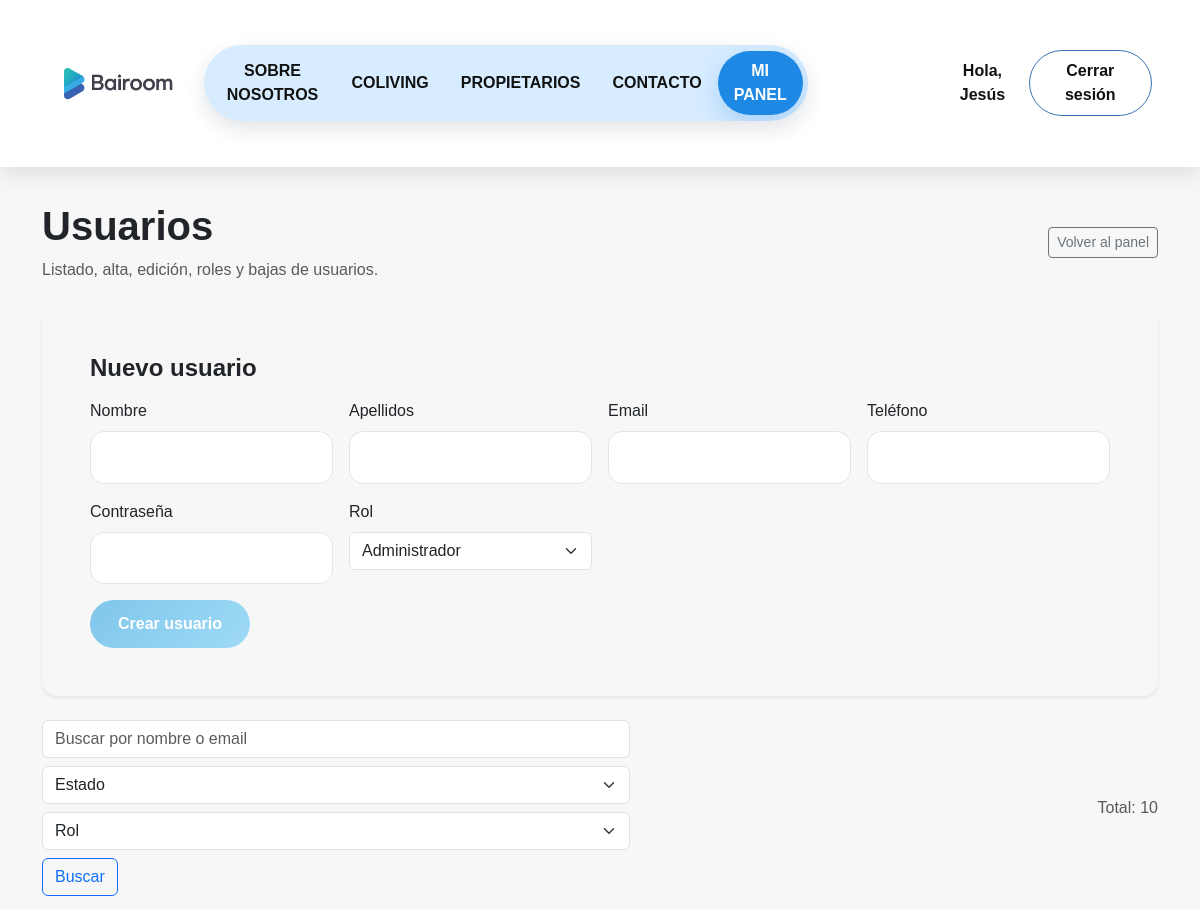
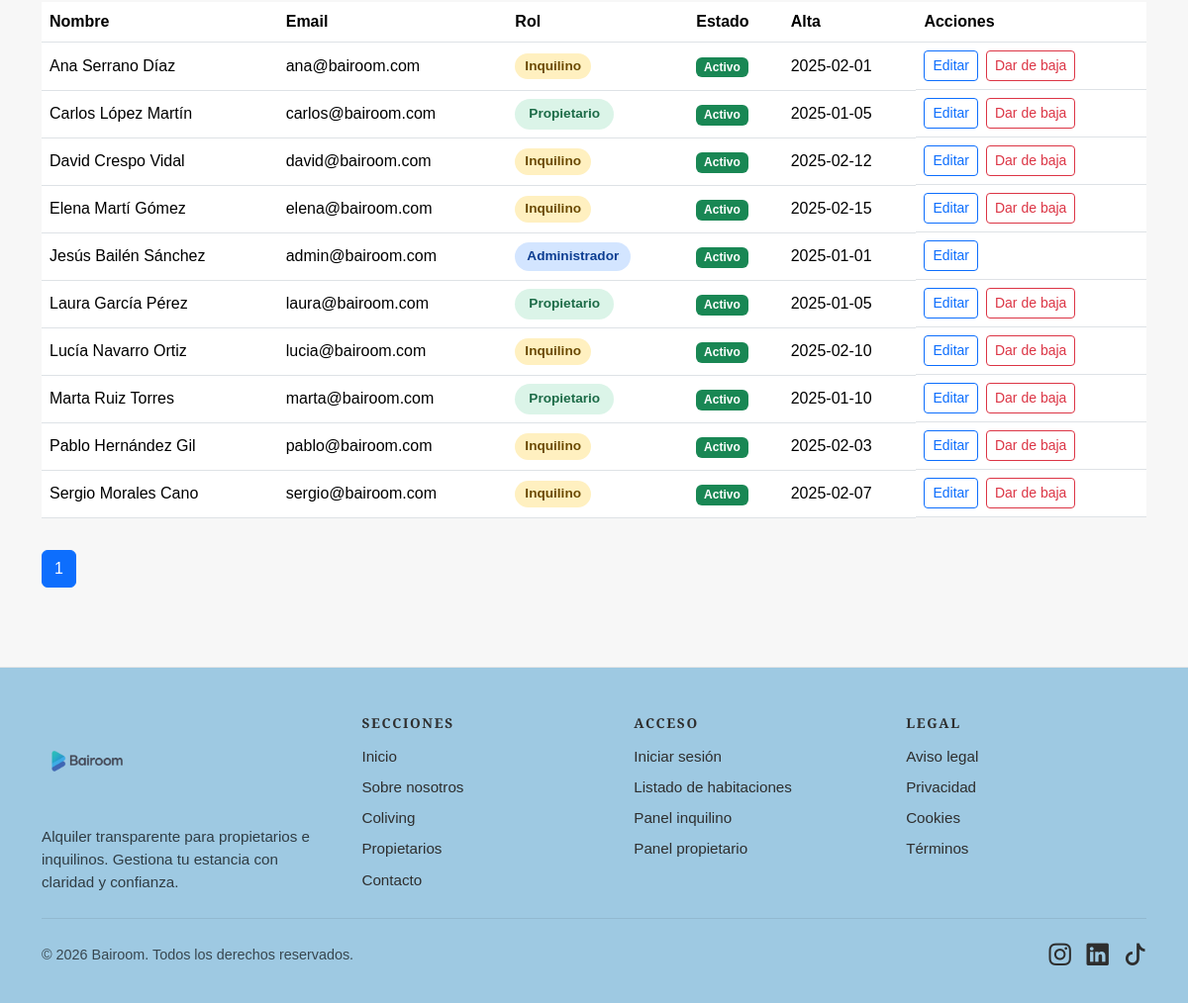
Screenshot of /admin-usuarios.php (signed in) with the database file from the repository (2 pictures, top to bottom).
### tables this page shows
CREATE TABLE usuario (
  id_usuario INT AUTO_INCREMENT PRIMARY KEY,
  nombre VARCHAR(50) NOT NULL,
  apellidos VARCHAR(100) NOT NULL,
  email VARCHAR(100) NOT NULL UNIQUE,
  contrasena VARCHAR(255) NOT NULL,
  telefono VARCHAR(20),
  fecha_alta DATE NOT NULL,
  estado ENUM('activo','inactivo') DEFAULT 'activo',
  id_rol INT NOT NULL,
  CONSTRAINT fk_usuario_rol
    FOREIGN KEY (id_rol) REFERENCES rol(id_rol)
      ON UPDATE CASCADE
      ON DELETE RESTRICT
);

CREATE TABLE rol (
  id_rol INT AUTO_INCREMENT PRIMARY KEY,
  nombre VARCHAR(50) NOT NULL
);

### includes/config.php (called while the page is built, shortened)
<?php
function bairoom_base_url(): string
{
  $dir = str_replace('\\', '/', dirname($_SERVER['SCRIPT_NAME'] ?? ''));
  $dir = rtrim($dir, '/');
  $dir = preg_replace('#/propietario$#', '', $dir);
  $dir = preg_replace('#/stripe$#', '', $dir);
  $dir = preg_replace('#/app/pages/public$#', '', $dir);
  $dir = preg_replace('#/app/pages$#', '', $dir);
  return $dir;
}
function bairoom_url(string $path): string
{
  $base = bairoom_base_url();
  $path = ltrim($path, '/');
  if ($base === '') {
    return '/' . $path;
  }
  return $base . '/' . $path;
}

### includes/auth.php (called while the page is built, shortened)
<?php
function bairoom_current_user(): ?array
{
  return $_SESSION['bairoom_user'] ?? null;
}

### admin-usuarios.php (the view, shortened to what this page needs)
<?php
require_once __DIR__ . '/includes/auth.php';
require_once __DIR__ . '/includes/db.php';
$pdo = bairoom_db();
$perPage = 10;
$page = max(1, (int) ($_GET['page'] ?? 1));
$q = trim($_GET['q'] ?? '');
$estadoFilter = trim($_GET['estado'] ?? '');
$rolFilter = (int) ($_GET['rol'] ?? 0);
$sort = $_GET['sort'] ?? 'nombre';
$dir = strtolower($_GET['dir'] ?? 'asc') === 'desc' ? 'desc' : 'asc';
$sortMap = [
  'nombre' => 'u.nombre',
  'email' => 'u.email',
  'rol' => 'r.nombre',
  'estado' => 'u.estado',
  'fecha' => 'u.fecha_alta',
];
$sortSql = $sortMap[$sort] ?? $sortMap['nombre'];
$roles = $pdo->query('SELECT id_rol, nombre FROM rol ORDER BY id_rol')->fetchAll();
$whereSql = [];
$params = [];
$whereSql = $whereSql ? ('WHERE ' . implode(' AND ', $whereSql)) : '';
$stmt = $pdo->prepare("
  SELECT COUNT(*) FROM usuario u
  INNER JOIN rol r ON r.id_rol = u.id_rol
  $whereSql
");
$stmt->execute($params);
$totalRows = (int) $stmt->fetchColumn();
$totalPages = max(1, (int) ceil($totalRows / $perPage));
$offset = ($page - 1) * $perPage;
$stmt = $pdo->prepare("
  SELECT u.*, r.nombre AS rol_nombre
  FROM usuario u
  INNER JOIN rol r ON r.id_rol = u.id_rol
  $whereSql
  ORDER BY $sortSql $dir
  LIMIT $perPage OFFSET $offset
");
$stmt->execute($params);
$usuarios = $stmt->fetchAll();
$editUser = null;
$active = '';
?>
<!doctype html>
<html lang="es">
  <head>
    <link
      href="https://cdn.jsdelivr.net/npm/bootstrap@5.3.2/dist/css/bootstrap.min.css"
      rel="stylesheet"
    />
    <link
      rel="stylesheet"
      href="https://cdn.jsdelivr.net/npm/bootstrap-icons@1.11.1/font/bootstrap-icons.css"
    />
    <link rel="stylesheet" href="css/styles.css" />
  </head>
  <body class="page-layout owner-panel-body">
    <?php include __DIR__ . '/includes/header-simple.php'; ?>
<main class="container my-5 section-block">
  <div class="d-flex justify-content-between align-items-center mb-4">
    <div>
      <h1 class="fw-bold">Usuarios</h1>
      <p class="text-muted mb-0">Listado, alta, edición, roles y bajas de usuarios.</p>
    </div>
    <a href="admin.php" class="btn btn-outline-secondary btn-sm">Volver al panel</a>
  </div>
  <div class="card-bairoom shadow-sm p-4 p-md-5 rounded-4 mb-4">
    <h4 class="fw-bold mb-3"><?php echo $editUser ? 'Editar usuario' : 'Nuevo usuario'; ?></h4>
    <form method="post" class="row g-3">
      <div class="col-md-3">
        <label class="form-label">Nombre</label>
        <input type="text" class="form-control bairoom-input" name="nombre" value="<?php echo htmlspecialchars($editUser['nombre'] ?? '', ENT_QUOTES, 'UTF-8'); ?>" required />
      </div>
      <div class="col-md-3">
        <label class="form-label">Apellidos</label>
        <input type="text" class="form-control bairoom-input" name="apellidos" value="<?php echo htmlspecialchars($editUser['apellidos'] ?? '', ENT_QUOTES, 'UTF-8'); ?>" required />
      </div>
      <div class="col-md-3">
        <label class="form-label">Email</label>
        <input type="email" class="form-control bairoom-input" name="email" value="<?php echo htmlspecialchars($editUser['email'] ?? '', ENT_QUOTES, 'UTF-8'); ?>" required />
      </div>
      <div class="col-md-3">
        <label class="form-label">Teléfono</label>
        <input type="text" class="form-control bairoom-input" name="telefono" value="<?php echo htmlspecialchars($editUser['telefono'] ?? '', ENT_QUOTES, 'UTF-8'); ?>" />
      </div>
      <div class="col-md-3">
        <label class="form-label"><?php echo $editUser ? 'Nueva contraseña' : 'Contraseña'; ?></label>
        <input type="password" class="form-control bairoom-input" name="password" <?php echo $editUser ? '' : 'required'; ?> />
      </div>
      <div class="col-md-3">
        <label class="form-label">Rol</label>
        <select name="id_rol" class="form-select">
          <?php foreach ($roles as $rol): ?>
            <option value="<?php echo (int) $rol['id_rol']; ?>" <?php echo ($editUser && (int) $editUser['id_rol'] === (int) $rol['id_rol']) ? 'selected' : ''; ?>>
              <?php echo htmlspecialchars($rol['nombre'], ENT_QUOTES, 'UTF-8'); ?>
            </option>
          <?php endforeach; ?>
        </select>
      </div>
      <div class="col-12">
        <button type="submit" class="btn btn-bairoom"><?php echo $editUser ? 'Guardar cambios' : 'Crear usuario'; ?></button>
      </div>
    </form>
  </div>
  <div class="d-flex justify-content-between align-items-center mb-3">
    <form method="get" class="d-flex gap-2 flex-wrap">
      <input type="text" name="q" class="form-control" placeholder="Buscar por nombre o email" value="<?php echo htmlspecialchars($q, ENT_QUOTES, 'UTF-8'); ?>" />
      <select name="estado" class="form-select">
        <option value="">Estado</option>
      </select>
      <select name="rol" class="form-select">
        <option value="0">Rol</option>
      </select>
      <button type="submit" class="btn btn-outline-primary">Buscar</button>
    </form>
    <div class="text-muted">Total: <?php echo $totalRows; ?></div>
  </div>
  <div class="table-responsive">
    <table class="table align-middle">
      <thead>
        <tr>
          <th>Nombre</th>
          <th>Email</th>
          <th>Rol</th>
          <th>Estado</th>
          <th>Alta</th>
          <th>Acciones</th>
        </tr>
      </thead>
      <tbody>
        <?php foreach ($usuarios as $row): ?>
          <tr>
            <td><?php echo htmlspecialchars($row['nombre'] . ' ' . $row['apellidos'], ENT_QUOTES, 'UTF-8'); ?></td>
            <td><?php echo htmlspecialchars($row['email'], ENT_QUOTES, 'UTF-8'); ?></td>
            <?php
            $rolSlug = strtolower(trim((string) ($row['rol_nombre'] ?? '')));
            $rolClass = 'role-badge role-badge--' . preg_replace('/[^a-z]/', '', $rolSlug);
            ?>
            <td><span class="<?php echo htmlspecialchars($rolClass, ENT_QUOTES, 'UTF-8'); ?>"><?php echo htmlspecialchars($row['rol_nombre'], ENT_QUOTES, 'UTF-8'); ?></span></td>
            <td>
              <?php if ($row['estado'] === 'activo'): ?>
                <span class="badge bg-success">Activo</span>
              <?php else: ?>
                <span class="badge bg-secondary">Inactivo</span>
              <?php endif; ?>
            </td>
            <td><?php echo htmlspecialchars($row['fecha_alta'], ENT_QUOTES, 'UTF-8'); ?></td>
            <td class="d-flex gap-2">
              <a href="admin-usuarios.php?edit=<?php echo (int) $row['id_usuario']; ?>" class="btn btn-sm btn-outline-primary">Editar</a>
              <?php if ((int) $row['id_usuario'] !== (int) $user['id_usuario']): ?>
                <?php if ($row['estado'] === 'activo'): ?>
                  <form method="post">
                    <button type="submit" class="btn btn-sm btn-outline-danger">Dar de baja</button>
                  </form>
                <?php endif; ?>
              <?php endif; ?>
            </td>
          </tr>
        <?php endforeach; ?>
      </tbody>
    </table>
  </div>
  <nav class="mt-3">
    <ul class="pagination">
      <?php for ($i = 1; $i <= $totalPages; $i++): ?>
        <li class="page-item <?php echo $i === $page ? 'active' : ''; ?>">
          <a class="page-link" href="?page=<?php echo $i; ?>&q=<?php echo urlencode($q); ?>&estado=<?php echo urlencode($estadoFilter); ?>&rol=<?php echo urlencode((string) $rolFilter); ?>&sort=<?php echo urlencode($sort); ?>&dir=<?php echo urlencode($dir); ?>"><?php echo $i; ?></a>
        </li>
      <?php endfor; ?>
    </ul>
  </nav>
</main>
<?php include __DIR__ . '/includes/footer.php'; ?>
  </body>
</html>

### includes/header-simple.php (shortened to what this page needs)
<?php
require_once __DIR__ . '/auth.php';
require_once __DIR__ . '/config.php';
$active = $active ?? "";
$user = bairoom_current_user();
if (!function_exists("bairoom_nav_class")) {
  function bairoom_nav_class($key, $active) {
    return $active === $key ? " active" : "";
  }
}
?>
<header class="header-bairoom-simple">
  <div class="container header-simple-shell">
    <nav class="navbar navbar-expand-lg w-100">
      <a class="navbar-brand" href="<?php echo bairoom_url('index.php'); ?>">
        <img src="<?php echo bairoom_url('img/logo.webp'); ?>" class="hero-logo-img" alt="Bairoom" />
      </a>
      <div class="collapse navbar-collapse justify-content-end" id="mainNavbar">
        <ul class="navbar-nav nav-pill-group align-items-lg-center text-center">
          <li class="nav-item">
            <a
              class="nav-link fw-bold nav-pill<?php echo bairoom_nav_class("sobrenosotros", $active); ?>"
              href="<?php echo bairoom_url('sobrenosotros.php'); ?>"
            >
              SOBRE NOSOTROS
            </a>
          </li>
          <li class="nav-item">
            <a
              class="nav-link fw-bold nav-pill<?php echo bairoom_nav_class("coliving", $active); ?>"
              href="<?php echo bairoom_url('coliving.php'); ?>"
            >
              COLIVING
            </a>
          </li>
          <li class="nav-item">
            <a
              class="nav-link fw-bold nav-pill<?php echo bairoom_nav_class("propietarios", $active); ?>"
              href="<?php echo bairoom_url('propietarios.php'); ?>"
            >
              PROPIETARIOS
            </a>
          </li>
          <li class="nav-item">
            <a
              class="nav-link fw-bold nav-pill<?php echo bairoom_nav_class("contacto", $active); ?>"
              href="<?php echo bairoom_url('contacto.php'); ?>"
            >
              CONTACTO
            </a>
          </li>
          <?php if ($user && ($user['rol_nombre'] ?? '') === 'Propietario'): ?>
            <li class="nav-item">
              <a class="nav-link fw-bold nav-pill nav-pill--panel" href="<?php echo bairoom_url('propietario/propietario-panel.php'); ?>">
                MI PANEL
              </a>
            </li>
          <?php elseif ($user && ($user['rol_nombre'] ?? '') === 'Administrador'): ?>
            <li class="nav-item">
              <a class="nav-link fw-bold nav-pill nav-pill--panel" href="<?php echo bairoom_url('admin.php'); ?>">
                MI PANEL
              </a>
            </li>
          <?php endif; ?>
        </ul>
        <ul class="navbar-nav align-items-lg-center text-center ms-lg-3">
          <?php if ($user): ?>
            <li class="nav-item d-none d-lg-block">
              <span class="nav-link fw-bold nav-user-greeting">Hola, <?php echo htmlspecialchars($user['nombre'], ENT_QUOTES, 'UTF-8'); ?></span>
            </li>
            <li class="nav-item d-none d-lg-block">
              <a href="<?php echo bairoom_url('logout.php'); ?>" class="btn btn-session">Cerrar sesión</a>
            </li>
          <?php endif; ?>
        </ul>
      </div>
    </nav>
  </div>
</header>

### css/styles.css (style rules this page uses)
:root { --verde-menta: #a4d4ae; --azul: #4bb4e6; --gris-oscuro: #2e2e2e; }
body { margin: 0; font-family: "Poppins", sans-serif; background: #f7f7f7; }
.section-block { margin-top: 4rem !important; margin-bottom: 4rem !important; }
.header-bairoom-simple .navbar .nav-pill-group { background: #d7ecff; padding: 0.35rem; border-radius: 999px; box-shadow: 0 8px 20px rgba(15, 30, 55, 0.12); }
.header-bairoom-simple .navbar .nav-link.nav-pill { color: #111111 !important; text-shadow: none; }
body.page-layout { padding-top: 138px; min-height: 100vh; height: auto; overflow-x: hidden; overflow-y: auto; }
.hero-logo-img { width: 140px; }
.btn-session { display: inline-flex; align-items: center; justify-content: center; background: transparent; border: 1px solid #3b74ba; color: #111111; padding: 0.5rem 1.1rem; border-radius: 999px; font-weight: 700; text-decoration: none; }
.card-bairoom { transition: all 0.3s ease; }
.card-bairoom { overflow: visible; }
.card-bairoom { opacity: 0; animation: fadeInUp 0.8s forwards ease; }
.btn-bairoom { display: inline-flex; align-items: center; justify-content: center; padding: 12px 28px; border-radius: 999px; border: none; background: linear-gradient(135deg, #7fc6eb, #9fdaf6); color: #ffffff; font-weight: 600; transition: all 0.3s ease; }
.role-badge { display: inline-flex; align-items: center; border-radius: 999px; font-weight: 600; font-size: 0.85rem; background: #eaf3ff; color: #1f2a44; }
.role-badge--administrador { padding: 4px 12px; background: rgba(13, 110, 253, 0.18); color: #0b3d91; }
.role-badge--propietario { padding: 5px 14px; background: rgba(76, 201, 140, 0.2); color: #1c6b47; }
.role-badge--inquilino { padding: 3px 10px; background: rgba(255, 193, 7, 0.25); color: #6b4a00; }
.bairoom-input { border-radius: 14px; padding: 14px 16px; border: 1px solid #dde6ee; font-size: 0.95rem; }
.header-bairoom-simple { position: fixed; top: 0; left: 0; right: 0; z-index: 1000; background: #ffffff; backdrop-filter: blur(12px); -webkit-backdrop-filter: blur(12px); border-bottom: 1px solid rgba(255, 255, 255, 0.08); box-shadow: 0 8px 20px rgba(15, 30, 55, 0.1); }
.header-simple-shell { max-width: 100% !important; padding-left: 48px !important; padding-right: 48px !important; }
.navbar .nav-link { font-family: "Century Gothic", "Poppins", sans-serif !important; font-weight: 700; color: #111111 !important; text-shadow: 0 1px 4px rgba(255, 255, 255, 0.7); }
.navbar .nav-link.nav-pill { background: transparent; color: #111111 !important; padding: 0.5rem 1rem; border-radius: 999px; text-shadow: none; transition: transform 0.2s ease, background 0.2s ease; }
.navbar .nav-link.nav-pill.nav-pill--panel { background: #1e88e5; color: #ffffff !important; border-radius: 999px; padding: 0.5rem 1rem; box-shadow: 0 10px 24px rgba(30, 136, 229, 0.25); }
.nav-user-greeting { color: #2f63a3 !important; }
.navbar .nav-pill-group { gap: 0 !important; }
.navbar .nav-pill-group .nav-pill { border-radius: 0; margin: 0 !important; }
.navbar .nav-pill-group .nav-item:first-child .nav-pill { border-top-left-radius: 999px; border-bottom-left-radius: 999px; }
.navbar .nav-pill-group .nav-item:last-child .nav-pill { border-top-right-radius: 999px; border-bottom-right-radius: 999px; }
.navbar .nav-pill-group { background: transparent; border-radius: 999px; padding: 0.25rem; overflow: hidden; }
.navbar .nav-pill-group .nav-pill { background: transparent; }
.navbar .nav-pill-group { margin-right: 7rem; }
.navbar-brand { display: inline-flex; align-items: center; }
.page-layout { min-height: 100vh; display: flex; flex-direction: column; }
.page-layout main { flex: 1 0 auto; }
html, body { height: 100%; }
.owner-panel-body main { margin-top: 4.5rem; }

### rows the page displays
usuario: nombre "Jesús", nombre+apellidos "Jesús Bailén Sánchez", email "admin@bairoom.com", id_rol.nombre "Administrador", estado "Activo", fecha_alta "2025-01-01"
usuario: nombre+apellidos "Ana Serrano Díaz", email "ana@bairoom.com", id_rol.nombre "Inquilino", estado "Activo", fecha_alta "2025-02-01"
usuario: nombre+apellidos "Carlos López Martín", email "carlos@bairoom.com", id_rol.nombre "Propietario", estado "Activo", fecha_alta "2025-01-05"
usuario: nombre+apellidos "David Crespo Vidal", email "david@bairoom.com", id_rol.nombre "Inquilino", estado "Activo", fecha_alta "2025-02-12"
usuario: nombre+apellidos "Elena Martí Gómez", email "elena@bairoom.com", id_rol.nombre "Inquilino", estado "Activo", fecha_alta "2025-02-15"
usuario: nombre+apellidos "Laura García Pérez", email "laura@bairoom.com", id_rol.nombre "Propietario", estado "Activo", fecha_alta "2025-01-05"
usuario: nombre+apellidos "Lucía Navarro Ortiz", email "lucia@bairoom.com", id_rol.nombre "Inquilino", estado "Activo", fecha_alta "2025-02-10"
usuario: nombre+apellidos "Marta Ruiz Torres", email "marta@bairoom.com", id_rol.nombre "Propietario", estado "Activo", fecha_alta "2025-01-10"
usuario: nombre+apellidos "Pablo Hernández Gil", email "pablo@bairoom.com", id_rol.nombre "Inquilino", estado "Activo", fecha_alta "2025-02-03"
usuario: nombre+apellidos "Sergio Morales Cano", email "sergio@bairoom.com", id_rol.nombre "Inquilino", estado "Activo", fecha_alta "2025-02-07"

### other values shown
$totalRows "10"
form field id_rol "Administrador"
